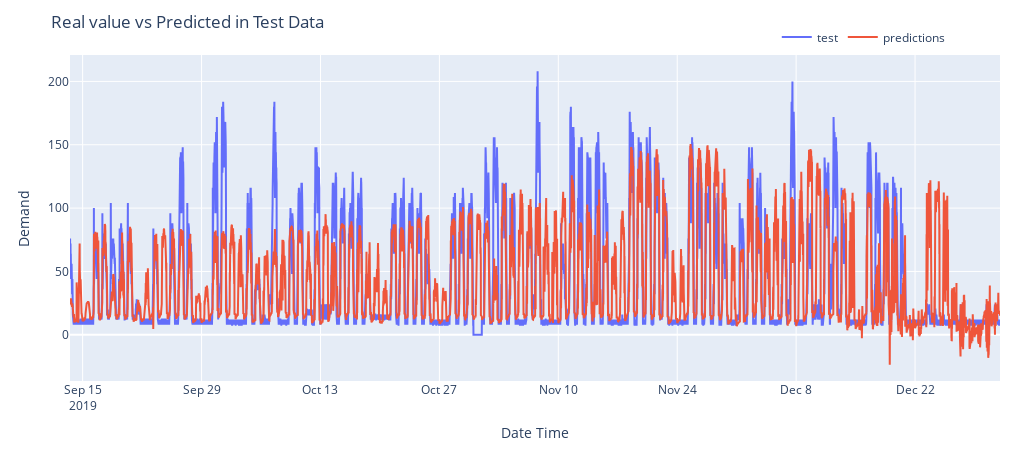

This figure's notebook cell:
### Code cell
def scheduler(epoch, lr):
    if epoch < 5:
        return lr
    else:
        return lr * np.exp(-0.1)
scheduler_callback = LearningRateScheduler(scheduler)

model = get_GRU_Model(X_train.shape[1], 64, 1, 0.0)


model.compile(
    loss=MeanSquaredError(), 
    optimizer=Adam(learning_rate=0.0001), 
    metrics=[
        MeanAbsoluteError(),
        RootMeanSquaredError()
    ]
)
train_history = model.fit(
    X_train, 
    y_train, 
    validation_data=(X_val, y_val), 
    epochs=parameters["lstm"]["epochs"],
    batch_size = parameters["lstm"]["batch_size"],
    callbacks=[scheduler_callback]
)
predictions = model.predict(
    x = X_test,
    batch_size = parameters["lstm"]["batch_size"]
)
test_history = model.evaluate(
    x = X_test,
    y = y_test,
    batch_size = parameters["lstm"]["batch_size"],
)
plotPredictions(X_test_dates, predictions.flatten(), y_test.flatten())
print("MAE: ", mean_absolute_error(y_true=y_test.flatten(), y_pred=predictions.flatten()), ", RMSE: ", root_mean_squared_error(y_true=y_test.flatten(), y_pred=predictions.flatten()))

### Figure 1 — Plotly figure (JSON) as saved in the notebook; plotly's stock layout.template omitted (floating-point values rounded to 4 significant figures; data arrays with more than 128 entries replaced by an {"elided": "..."} marker saying what was removed)
{"data": [{"mode": "lines", "name": "test", "type": "scatter", "x": {"elided": "10512 str values"}, "y": {"elided": "10512 int values"}}, {"mode": "lines", "name": "predictions", "type": "scatter", "x": {"elided": "10512 str values"}, "y": {"elided": "10512 float values"}}], "layout": {"height": 450, "legend": {"orientation": "h", "x": 0.76, "xanchor": "left", "y": 1.1, "yanchor": "top"}, "margin": {"b": 20, "l": 70, "r": 20, "t": 55}, "title": {"text": "Real value vs Predicted in Test Data"}, "width": 1020, "xaxis": {"title": {"text": "Date Time"}}, "yaxis": {"title": {"text": "Demand"}}}}
